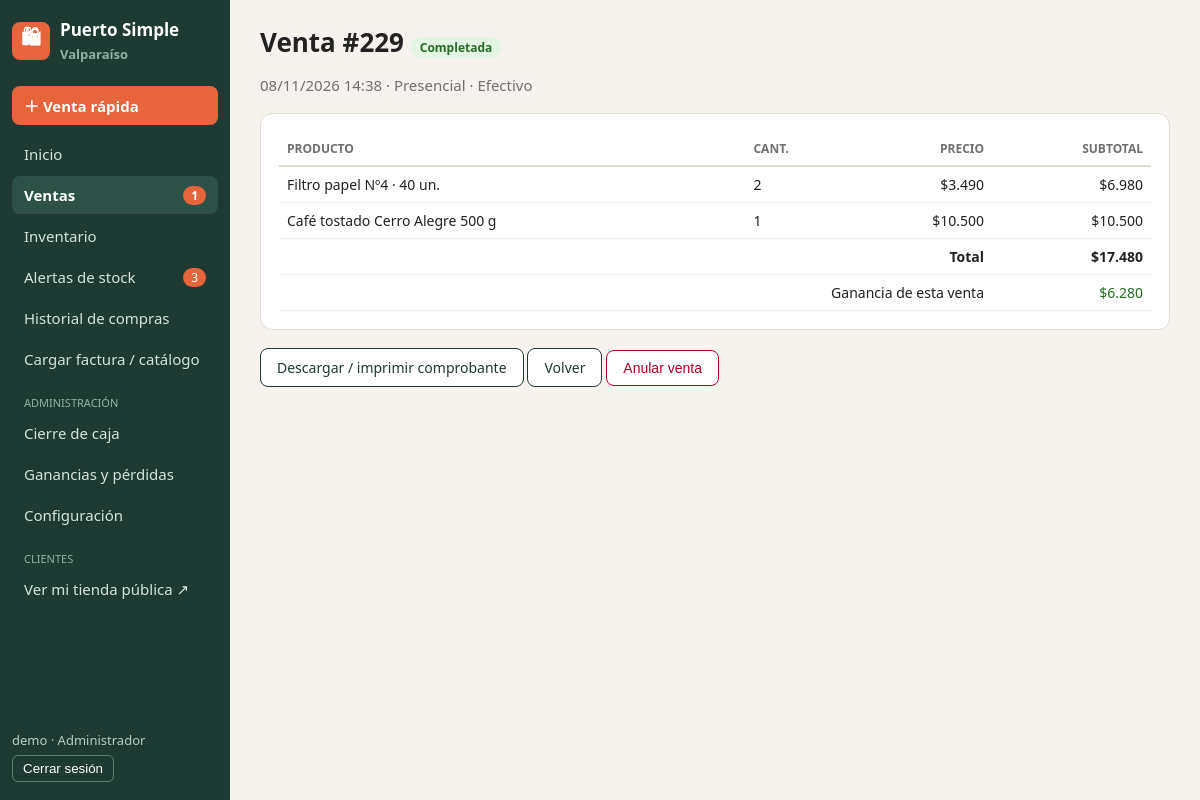
Screenshot of /ventas/229/ (signed in) with the database file from the repository.
### tienda/models.py (models this page shows, shortened)
class Comercio(models.Model):
    TIPOS = [("minimarket", "Minimarket"), ("almacen", "Almacén"), ("libreria", "Librería"),
             ("cafeteria", "Cafetería"), ("otro", "Otro")]
    nombre = models.CharField(max_length=100)
    slug = models.SlugField(unique=True, blank=True)       # dirección de la tienda pública
    rut = models.CharField("RUT", max_length=12, blank=True)
    tipo_comercio = models.CharField("Tipo de comercio", max_length=20, choices=TIPOS, default="minimarket")
    region = models.CharField("Región", max_length=60, default="Valparaíso")
    telefono = models.CharField("Teléfono", max_length=30, blank=True)
    email = models.EmailField("Correo de contacto", blank=True)
    logo = models.ImageField(upload_to="logos/", blank=True, null=True)

class Venta(models.Model):
    CANALES = [("presencial", "Presencial"), ("web", "Web")]
    ESTADOS = [("completada", "Completada"), ("pendiente", "Pendiente"),
               ("anulada", "Anulada"), ("rechazada", "Rechazada")]
    PAGOS = [("efectivo", "Efectivo"), ("tarjeta", "Tarjeta"), ("transferencia", "Transferencia")]
    comercio = models.ForeignKey(Comercio, on_delete=models.CASCADE, related_name="ventas")
    usuario = models.ForeignKey(User, null=True, blank=True, on_delete=models.SET_NULL)
    canal = models.CharField(max_length=12, choices=CANALES, default="presencial")
    estado = models.CharField(max_length=12, choices=ESTADOS, default="completada")
    metodo_pago = models.CharField(max_length=14, choices=PAGOS, default="efectivo")
    cliente = models.CharField(max_length=100, blank=True)
    contacto = models.CharField(max_length=100, blank=True)
    fecha_hora = models.DateTimeField(default=timezone.now)
    total = models.PositiveIntegerField(default=0)
    costo_total = models.PositiveIntegerField(default=0)
    class Meta:
        ordering = ["-fecha_hora", "-id"]
    @property
    def ganancia(self):
        return self.total - self.costo_total

class DetalleVenta(models.Model):
    venta = models.ForeignKey(Venta, on_delete=models.CASCADE, related_name="detalles")
    producto = models.ForeignKey(Producto, on_delete=models.PROTECT)
    cantidad = models.PositiveIntegerField()
    precio_unitario = models.PositiveIntegerField()
    costo_unitario = models.PositiveIntegerField(default=0)   # se guarda para calcular la ganancia real
    subtotal = models.PositiveIntegerField()

class Producto(models.Model):
    comercio = models.ForeignKey(Comercio, on_delete=models.CASCADE, related_name="productos")
    sku = models.CharField("SKU / código", max_length=30)
    nombre = models.CharField(max_length=100)
    descripcion = models.CharField("Descripción", max_length=200, blank=True)
    precio = models.PositiveIntegerField("Precio de venta ($)", default=0)
    costo = models.PositiveIntegerField("Costo de compra ($)", default=0)
    stock_actual = models.IntegerField("Stock actual", default=0)
    stock_minimo = models.PositiveIntegerField("Stock mínimo", default=0)
    stock_objetivo = models.PositiveIntegerField("Stock objetivo (para reponer)", default=0)
    activo = models.BooleanField(default=True)
    class Meta:
        unique_together = ("comercio", "sku")
        ordering = ["nombre"]
    @property
    def objetivo(self):
        return self.stock_objetivo or self.stock_minimo * 2

### tienda/views.py (the view)
# urls.py: path("ventas/<int:pk>/", views.venta_detalle, name="venta_detalle"),
@acceso()
def venta_detalle(request, pk):
    venta = get_object_or_404(Venta, pk=pk, comercio=request.comercio)
    return render(request, "tienda/venta_detalle.html", {"venta": venta, "pagos": Venta.PAGOS})

### tienda/contexto.py (called while the page is built)
def datos_globales(request):
    user = getattr(request, "user", None)
    if user is not None and user.is_authenticated and hasattr(user, "perfil"):
        perfil = user.perfil
        return {
            "comercio": perfil.comercio,
            "es_admin": perfil.rol == "admin",
            "n_alertas": AlertaStock.objects.filter(producto__comercio=perfil.comercio, estado="activa").count(),
            "n_pendientes": Venta.objects.filter(comercio=perfil.comercio, estado="pendiente").count(),
        }
    return {}

### tienda/templatetags/formatos.py (called while the page is built)
@register.filter
def pesos(valor):
    try:
        n = int(valor)
    except (TypeError, ValueError):
        return "$0"
    texto = f"{abs(n):,}".replace(",", ".")
    return ("-$" if n < 0 else "$") + texto

### tienda/views.py (called while the page is built)
def acceso(solo_admin=False):
    def decorador(vista):
        @wraps(vista)
        def envoltura(request, *args, **kwargs):
            if not hasattr(request.user, "perfil"):
                return render(request, "tienda/sin_comercio.html", status=403)
            if solo_admin and request.user.perfil.rol != "admin":
                messages.error(request, "Solo el administrador puede entrar a esa sección.")
                return redirect("inicio")
            request.comercio = request.user.perfil.comercio
            return vista(request, *args, **kwargs)
        return login_required(envoltura)
    return decorador

### tienda/templates/tienda/venta_detalle.html (shortened to what this page needs)
{% extends "tienda/base.html" %}{% load formatos %}
{% block contenido %}
<h1>Venta #{{ venta.id }} <span class="etq {{ venta.estado }}">{{ venta.get_estado_display }}</span></h1>
<p class="sub">{{ venta.fecha_hora|date:"d/m/Y H:i" }} · {{ venta.get_canal_display }} · {{ venta.get_metodo_pago_display }}{% if venta.cliente %} · Cliente: {{ venta.cliente }} {{ venta.contacto }}{% endif %}</p>
<div class="caja">
<table><tr><th>Producto</th><th>Cant.</th><th class="der">Precio</th><th class="der">Subtotal</th></tr>
{% for d in venta.detalles.all %}<tr><td>{{ d.producto.nombre }}</td><td>{{ d.cantidad }}</td><td class="der">{{ d.precio_unitario|pesos }}</td><td class="der">{{ d.subtotal|pesos }}</td></tr>{% endfor %}
<tr><td colspan="3" class="der"><b>Total</b></td><td class="der"><b>{{ venta.total|pesos }}</b></td></tr>
{% if es_admin and venta.estado == 'completada' %}<tr><td colspan="3" class="der">Ganancia de esta venta</td><td class="der positivo">{{ venta.ganancia|pesos }}</td></tr>{% endif %}</table>
</div>
<a class="btn" href="{% url 'comprobante' venta.id %}" target="_blank">Descargar / imprimir comprobante</a>
<a class="btn" href="{% url 'ventas' %}">Volver</a>
{% if venta.estado == 'completada' %}
<form method="post" action="{% url 'venta_accion' venta.id %}" style="display:inline" onsubmit="return confirm('¿Anular esta venta? El stock volverá al inventario.')">
{% csrf_token %}<input type="hidden" name="volver" value="ventas"><button class="btn peligro" name="accion" value="anular">Anular venta</button></form>
{% endif %}
{% endblock %}

### tienda/templates/tienda/base.html (shortened to what this page needs)
{% load static formatos %}<!DOCTYPE html>
<html lang="es">
<head>
    <link rel="stylesheet" href="{% static 'css/estilo.css' %}">
</head>
<body>
{% with u=request.resolver_match.url_name %}
<div class="layout">
    <nav class="lateral">
        <div class="marca">
            {% if comercio.logo %}<img src="{{ comercio.logo.url }}" alt="Logo">{% else %}<div class="logo-letra">🛍</div>{% endif %}
            <div>{{ comercio.nombre }}<br><span class="nota" style="color:#8fb0a4">{{ comercio.region }}</span></div>
        </div>
        <a class="destacado" href="{% url 'venta_rapida' %}">＋ Venta rápida</a>
        <a class="{% if u == 'inicio' %}activo{% endif %}" href="{% url 'inicio' %}">Inicio</a>
        <a class="{% if u == 'ventas' or u == 'venta_detalle' %}activo{% endif %}" href="{% url 'ventas' %}">Ventas {% if n_pendientes %}<span class="insignia">{{ n_pendientes }}</span>{% endif %}</a>
        <a class="{% if u == 'inventario' or u == 'producto_detalle' or u == 'producto_nuevo' or u == 'producto_editar' %}activo{% endif %}" href="{% url 'inventario' %}">Inventario</a>
        <a class="{% if u == 'alertas' %}activo{% endif %}" href="{% url 'alertas' %}">Alertas de stock {% if n_alertas %}<span class="insignia">{{ n_alertas }}</span>{% endif %}</a>
        <a class="{% if u == 'compras' %}activo{% endif %}" href="{% url 'compras' %}">Historial de compras</a>
        <a class="{% if u == 'cargas' or u == 'carga_revision' %}activo{% endif %}" href="{% url 'cargas' %}">Cargar factura / catálogo</a>
        {% if es_admin %}
        <div class="etiqueta">Administración</div>
        <a class="{% if u == 'cierre_caja' %}activo{% endif %}" href="{% url 'cierre_caja' %}">Cierre de caja</a>
        <a class="{% if u == 'informes' %}activo{% endif %}" href="{% url 'informes' %}">Ganancias y pérdidas</a>
        <a class="{% if u == 'configuracion' %}activo{% endif %}" href="{% url 'configuracion' %}">Configuración</a>
        {% endif %}
        <div class="etiqueta">Clientes</div>
        <a href="{% url 'tienda_publica' comercio.slug %}" target="_blank">Ver mi tienda pública ↗</a>
        <div class="pie">
            {{ user.username }} · {% if es_admin %}Administrador{% else %}Vendedor{% endif %}
            <form method="post" action="{% url 'logout' %}">{% csrf_token %}<button type="submit">Cerrar sesión</button></form>
        </div>
    </nav>
    <main class="contenido">
        {% block contenido %}{% endblock %}
    </main>
</div>
{% endwith %}
</body>
</html>

### static/css/estilo.css (style rules this page uses)
:root { --verde:#1f3a33; --verde2:#2c5247; --acento:#e8643c; --fondo:#f6f3ee; --borde:#e2ddd3; --texto:#222; --gris:#6f6f6f; }
* { box-sizing: border-box; }
body { margin:0; font-family: "Segoe UI", Arial, sans-serif; background:var(--fondo); color:var(--texto); font-size:15px; }
a { color: var(--verde2); }
.layout { display:flex; min-height:100vh; }
.lateral { width:230px; background:var(--verde); color:#fff; padding:18px 12px; display:flex; flex-direction:column; position:sticky; top:0; height:100vh; }
.lateral .marca { display:flex; align-items:center; gap:10px; margin-bottom:22px; font-weight:bold; font-size:17px; }
.lateral .logo-letra { width:38px; height:38px; border-radius:8px; background:var(--acento); display:flex; align-items:center; justify-content:center; font-size:20px; }
.lateral a { display:flex; justify-content:space-between; align-items:center; color:#d6e3de; text-decoration:none; padding:9px 12px; border-radius:8px; margin-bottom:3px; }
.lateral a.activo { background:var(--verde2); color:#fff; font-weight:bold; }
.lateral a.destacado { background:var(--acento); color:#fff; font-weight:bold; margin-bottom:10px; }
.lateral .etiqueta { font-size:11px; text-transform:uppercase; color:#8fb0a4; margin:14px 12px 4px; }
.insignia { background:var(--acento); color:#fff; border-radius:10px; padding:1px 8px; font-size:12px; }
.lateral .pie { margin-top:auto; font-size:13px; color:#b9cec7; }
.lateral .pie button { background:none; border:1px solid #5d7f74; color:#fff; border-radius:6px; padding:5px 10px; cursor:pointer; margin-top:6px; }
.contenido { flex:1; padding:24px 30px; max-width:1250px; }
h1 { margin:0 0 4px; font-size:26px; }
.sub { color:var(--gris); margin-bottom:18px; }
.caja { background:#fff; border:1px solid var(--borde); border-radius:12px; padding:18px; margin-bottom:18px; }
.nota { color:var(--gris); font-size:13px; }
table { width:100%; border-collapse:collapse; font-size:14px; }
th { text-align:left; font-size:12px; text-transform:uppercase; color:var(--gris); padding:8px; border-bottom:2px solid var(--borde); }
td { padding:8px; border-bottom:1px solid #eee; vertical-align:middle; }
.der { text-align:right; }
.btn { display:inline-block; background:#fff; border:1px solid var(--verde); color:var(--verde); padding:9px 16px; border-radius:8px; cursor:pointer; font-size:14px; text-decoration:none; }
.btn.peligro { border-color:#b00020; color:#b00020; }
.etq { padding:2px 9px; border-radius:10px; font-size:12px; font-weight:bold; background:#e8e8e8; }
.etq.ok, .etq.completada, .etq.recibida { background:#e3f6e3; color:#256b25; }
.positivo { color:#256b25; }

### rows the page displays
Comercio: nombre "Puerto Simple", region "Valparaíso"
Venta: id "229", estado "Completada", fecha_hora "08/11/2026 14:38", canal "Presencial", metodo_pago "Efectivo", total|pesos "$17.480", ganancia|pesos "$6.280"
DetalleVenta: producto.nombre "Filtro papel Nº4 · 40 un.", cantidad "2", precio_unitario|pesos "$3.490", subtotal|pesos "$6.980"
DetalleVenta: producto.nombre "Café tostado Cerro Alegre 500 g", cantidad "1", precio_unitario|pesos "$10.500", subtotal|pesos "$10.500"

### other values shown
{{ n_pendientes }} "1"
{{ n_alertas }} "3"
{{ user.username }} "demo"
